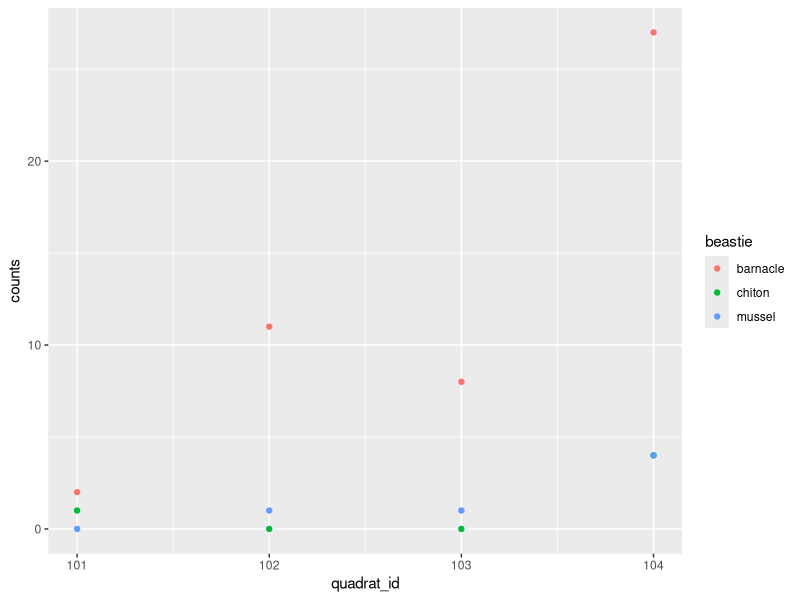
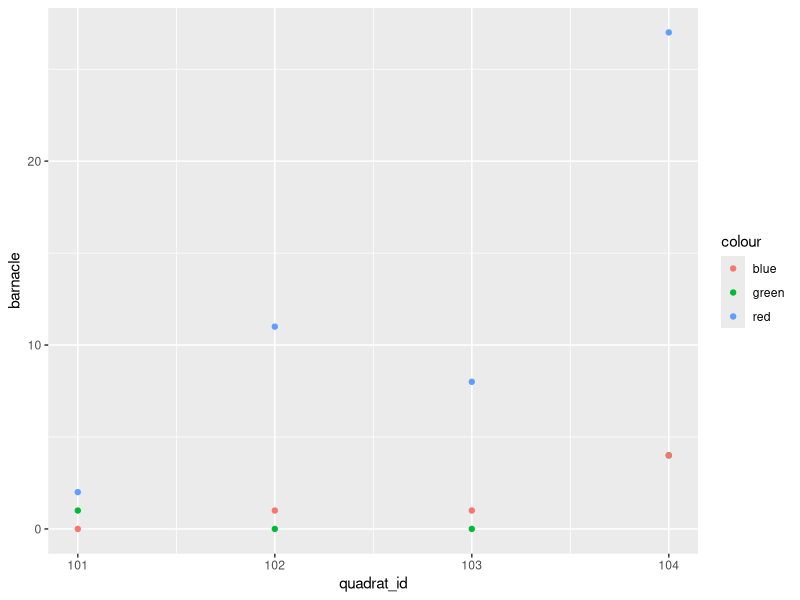

These figures' R source, in order:
#NC: 2025-03-20
# 4.1:  Joins and Pivots


# RAM Legacy Database: www.ramlegacy.org/

# refer to joins cheatsheet in tutorial. 

library(tidyverse)
data1 = data.frame (ID = c(1,2),
                    X1= c("a1","a2"))
data1
data2 = data.frame(ID = c(2,3), 
                   X2 =c("b1", "b2"))
data2


# these are all mutating joins

# Left Join
data12_left = left_join(data1,data2)
data12_left

data12_left_again = data1%>%
  left_join(data2,by = "ID")

data12_left_again

#Right Join
data12_right = right_join(data1, data2)
data12_right


# Inner Join

# only takes data that has exact corresponding values. In this case the only row that has the same commonality is ID 2. No NA's in new table.
data_inner = inner_join(data1, data2)
data_inner


# Full Join
data12_full = full_join(data1,data2)
data12_full

# anytime you join datasets, take the dimensions. 
# understand the dimensions of your data before and after you join
dim(data1)
dim(data2)
dim(data12_right)
summary(data12_full)

is.na(data12_full$X1)


# Filtering Joins
# Semi Join

data12_semi = data1 %>%
  semi_join(data2)
data12_semi


# Anti Join

data12_anti = anti_join(data1,data2, by = "ID")
data12_anti


# Pivots :0 

# Switching between long and wide data frames: 
survey = data.frame(quadrat_id = c(101,102,103,104),
                    barnacle = c(2,11,8,27),
                    chiton = c(1,0,0,4),
                    mussel = c(0,1,1,4))
survey

long = survey %>%
  pivot_longer(cols = c("barnacle","chiton", "mussel"),
               names_to = "beastie",
               values_to = "counts")
long

# took all the columns and put them into data in a new column named beastie, took all the values and put it into a column named counts.

wide = long %>%
  pivot_wider(names_from = beastie,
              values_from = counts)
wide

## Exercise 1.2 ##

ggplot(data = long)+
  geom_point(aes(x = quadrat_id, y = counts,color = beastie))

ggplot(data = survey)+
  geom_point(aes(x = quadrat_id, y = barnacle ,color = "red"))+
  geom_point(aes(x = quadrat_id, y = chiton ,color = "green"))+
  geom_point(aes(x = quadrat_id, y = mussel ,color = "blue" ))

# pivot long can be nice for plotting
# pivot wide is important for linear models
